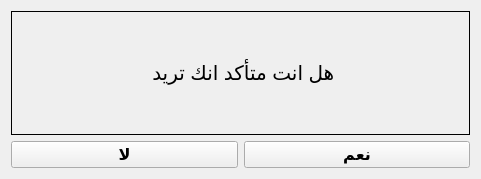
<?xml version="1.0" encoding="UTF-8"?>
<ui version="4.0">
 <class>todoornottodo</class>
 <widget class="QWidget" name="todoornottodo">
  <property name="geometry">
   <rect>
    <x>0</x>
    <y>0</y>
    <width>481</width>
    <height>179</height>
   </rect>
  </property>
  <property name="windowTitle">
   <string>رسالة تأكيد</string>
  </property>
  <property name="windowIcon">
   <iconset resource="logo.qrc">
    <normaloff>:/logo/logo23.png</normaloff>:/logo/logo23.png</iconset>
  </property>
  <layout class="QVBoxLayout" name="verticalLayout_2">
   <item>
    <layout class="QVBoxLayout" name="verticalLayout">
     <item>
      <widget class="QLabel" name="message">
       <property name="font">
        <font>
         <pointsize>15</pointsize>
        </font>
       </property>
       <property name="frameShape">
        <enum>QFrame::Box</enum>
       </property>
       <property name="text">
        <string>هل انت متأكد انك تريد </string>
       </property>
       <property name="alignment">
        <set>Qt::AlignCenter</set>
       </property>
      </widget>
     </item>
     <item>
      <layout class="QHBoxLayout" name="horizontalLayout">
       <item>
        <widget class="QPushButton" name="cancel">
         <property name="font">
          <font>
           <pointsize>12</pointsize>
           <weight>75</weight>
           <bold>true</bold>
          </font>
         </property>
         <property name="cursor">
          <cursorShape>PointingHandCursor</cursorShape>
         </property>
         <property name="text">
          <string>لا</string>
         </property>
        </widget>
       </item>
       <item>
        <widget class="QPushButton" name="doIt">
         <property name="font">
          <font>
           <pointsize>12</pointsize>
           <weight>75</weight>
           <bold>true</bold>
          </font>
         </property>
         <property name="cursor">
          <cursorShape>PointingHandCursor</cursorShape>
         </property>
         <property name="text">
          <string>نعم</string>
         </property>
        </widget>
       </item>
      </layout>
     </item>
    </layout>
   </item>
  </layout>
 </widget>
 <resources>
  <include location="logo.qrc"/>
 </resources>
 <connections/>
</ui>
